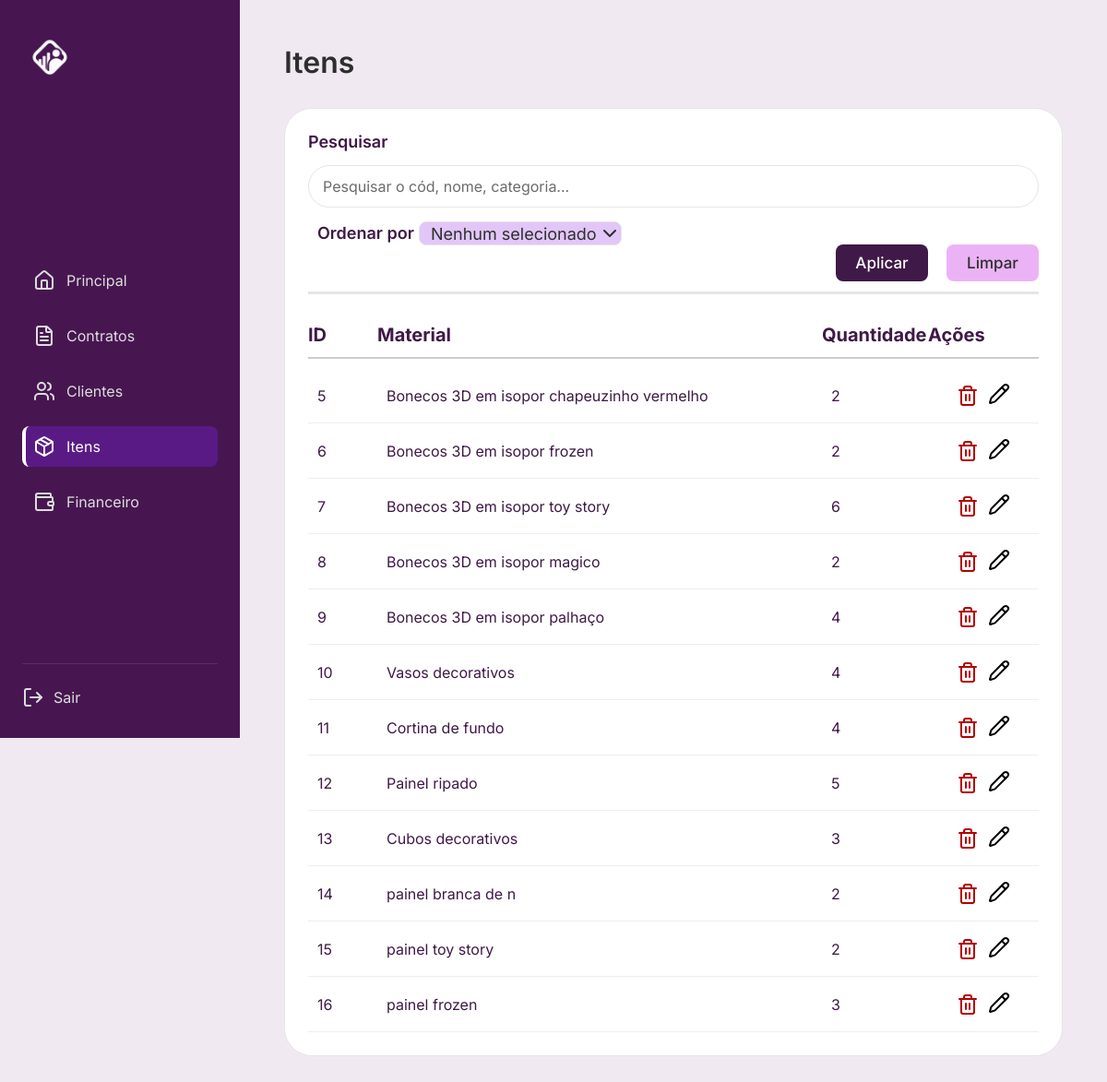
Before: /itens/ with the older database file.
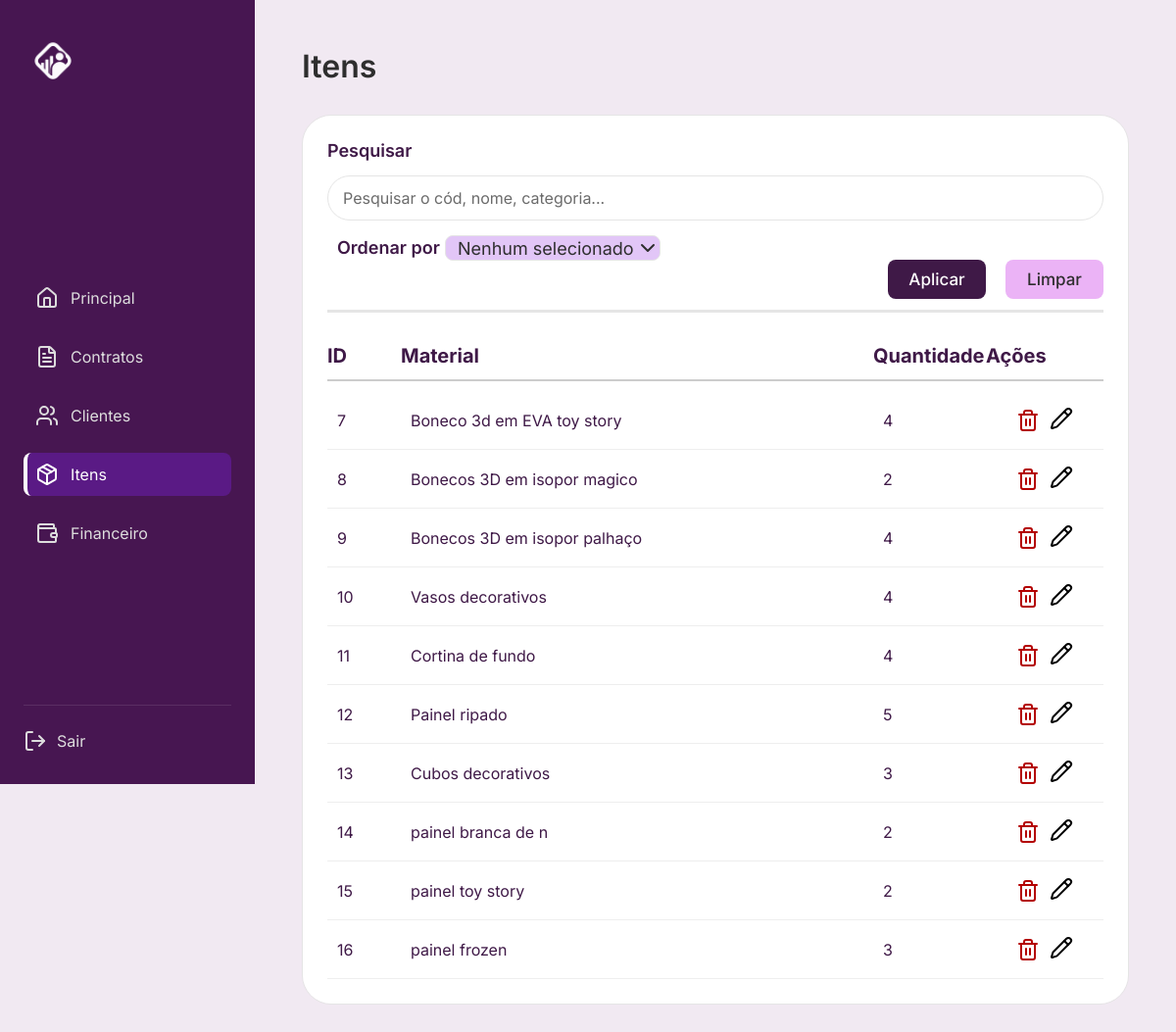
After: the same page with the newer database file.
### itens/models.py (models this page shows)
class Material(models.Model):
    id=models.BigAutoField(primary_key=True)
    item = models.CharField( max_length=199)
    quant = models.DecimalField(max_digits=10, decimal_places=0)
    class Meta:
        db_table = 'material'

### itens/views.py (the view, shortened to what this page needs)
# urls.py: path('', views.listar_itens, name='listar_itens'),
def listar_itens(request):
    termo = request.GET.get('pesquisar', '').strip()
    if termo:
        qs_text = Material.objects.filter(item__icontains=termo)
        qs_num = Material.objects.none()
        if termo.isdigit():
            num = int(termo)
            qs_num = Material.objects.filter(id=num) | Material.objects.filter(quant=num)
        materiais = (qs_text | qs_num).distinct()
    else:
        materiais = Material.objects.all()
    return render(request, 'itens/indexItem.html', {
        'materiais': materiais,
        'pesquisar': termo
    })

### itens/templates/itens/IndexItem.html (shortened to what this page needs)
<!DOCTYPE html>
<html lang="pt-br">
  <head>
    {% load static %}
    <link rel="stylesheet" href="{% static 'itens/styleItem.css' %}">
  </head>
  <body data-section="itens">
    <div class="container">
      <aside class="sidebar">
        <div class="logo">
          <img src="{% static 'itens/img/logobranca.png' %}">
        </div>
        <nav class="menu">
          <a href="{% url 'home' %}" class="menu-item" data-section="home">
            <i data-lucide="home"></i>
            <span>Principal</span>
          </a>
          <a href="{% url 'contratos' %}" class="menu-item" data-section="contratos">
            <i data-lucide="file-text"></i>
            <span>Contratos</span>
          </a>
          <a href="{% url 'lista_clientes' %}" class="menu-item" data-section="clientes">
            <i data-lucide="users"></i>
            <span>Clientes</span>
          </a>
          <a href="{% url 'listar_itens' %}" class="menu-item active" data-section="itens">
            <i data-lucide="package"></i>
            <span>Itens</span>
          </a>
          <a href="{% url 'painel_financeiro' %}" class="menu-item" data-section="financas">
            <i data-lucide="wallet"></i>
            <span>Financeiro</span>
          </a>
        </nav>
        <div class="logout">
          <a href="{% url 'pagina_login' %}">
            <i data-lucide="log-out"></i>
            <span>Sair</span>
          </a>
        </div>
      </aside>
      <main class="main-content">
        <div class="content-header">
          <h1>Itens</h1>
        </div>
        <form method="get" action="{% url 'listar_itens' %}" class="search-form">
          <div class="unified-container">
            <div class="textos-de-cima">
              <div class="Pesquisar">Pesquisar</div>
            </div>
            <div class="search-row">
              <div class="search-field">
                <input
                  type="text"
                  id="pesquisar"
                  placeholder="Pesquisar o cód, nome, categoria..."
                  value="{{ request.GET.pesquisar }}"
                  name="pesquisar"
                >
              </div>
            </div>
            <div class="search-row">
              <div class="action-button1">
                <button class="btn-primary" type="submit">Aplicar</button>
              </div>
              <div class="action-button2">
                <button class="btn-secondary" type="reset">Limpar</button>
              </div>
            </div>
            <div class="dropdown-fields">
              <div class="dropdown-field-word1">Ordenar por :</div>
              <div class="dropdown-field1">
                <button class="order-button" type="button">Nenhum selecionado</button>
                <i data-lucide="chevron-down"></i>
              </div>
            </div>
            <div class="linha-horizontal-cinza"></div>
            <div class="itens-container" id="itensContainer">
              <div class="item-header">
                  <div>ID</div>
                  <div>Material</div>
                  <div>Quantidade</div>
                  <div>Ações</div>
              </div>
              {% for material in materiais %}
              <div class="item-info">
                  <div class="col">{{ material.id }}</div>
                  <div class="col">{{ material.item }}</div>
                  <div class="col">{{ material.quant }}</div>
                  <div class="col acoes">
                      <button type="button" class="btn-delete"
                          onclick="abrirModal('{{ material.id }}', '{{ material.item }}')">
                          <i data-lucide="trash-2"></i>
                      </button>
                      <button type="button" class="btn-edit"
                          onclick="abrirEditar('{{ material.id }}')">
                          <i data-lucide="pencil"></i>
                      </button>
                  </div>
              </div>
              {% endfor %}
            </div>
          </div>
        </form>
      </main>
    </div>
  </body>
</html>

Changed rows visible on the page:
removed Material: id "5", item "Bonecos 3D em isopor chapeuzinho vermelho", quant "2"
removed Material: id "6", item "Bonecos 3D em isopor frozen", quant "2"
changed Material id 7: item "Bonecos 3D em isopor toy story" → "Boneco 3d em EVA toy story"; quant "6" → "4"
